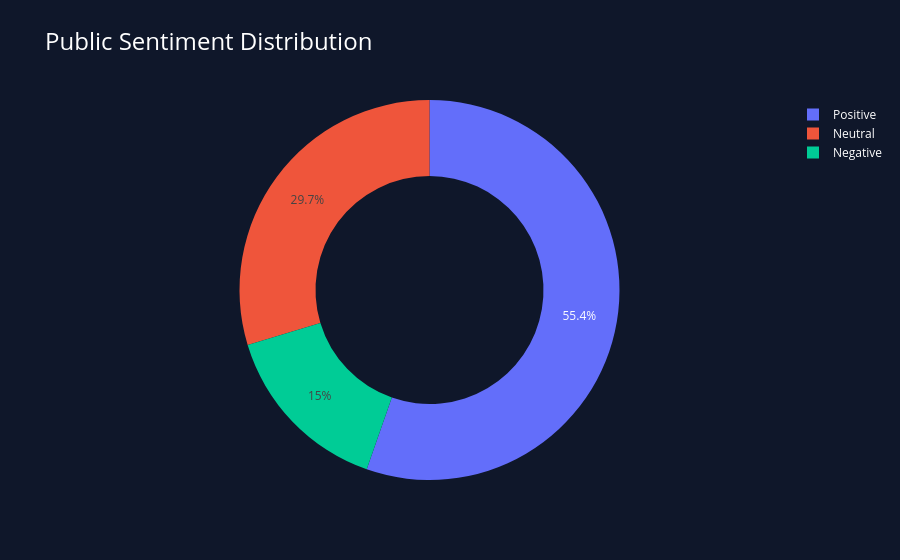

The notebook cell this image was saved under:
### Markdown cell above
VISUAL

### Code cell
fig = px.pie(
    values=sentiment_count.values,
    names=sentiment_count.index,
    hole=0.6,
    title='Public Sentiment Distribution',
    template='plotly_dark',
    color_discrete_map={
        'Positive': '#22C55E',
        'Neutral': '#3B82F6',
        'Negative': '#EF4444'
    }
)

fig.update_layout(
    paper_bgcolor='#0F172A',
    plot_bgcolor='#0F172A',
    font_color='white',
    title_font_size=24
)

fig.show()

### Figure 1 — Plotly figure (JSON) as saved in the notebook; plotly's stock layout.template omitted (floating-point values rounded to 4 significant figures)
{"data": [{"domain": {"x": [0, 1], "y": [0, 1]}, "hole": 0.6, "hovertemplate": "label=%{label}<br>value=%{value}<extra></extra>", "labels": ["Positive", "Neutral", "Negative"], "legendgroup": "", "name": "", "showlegend": true, "type": "pie", "values": [2768, 1484, 748]}], "layout": {"font": {"color": "white"}, "legend": {"tracegroupgap": 0}, "paper_bgcolor": "#0F172A", "plot_bgcolor": "#0F172A", "title": {"font": {"size": 24}, "text": "Public Sentiment Distribution"}}}
